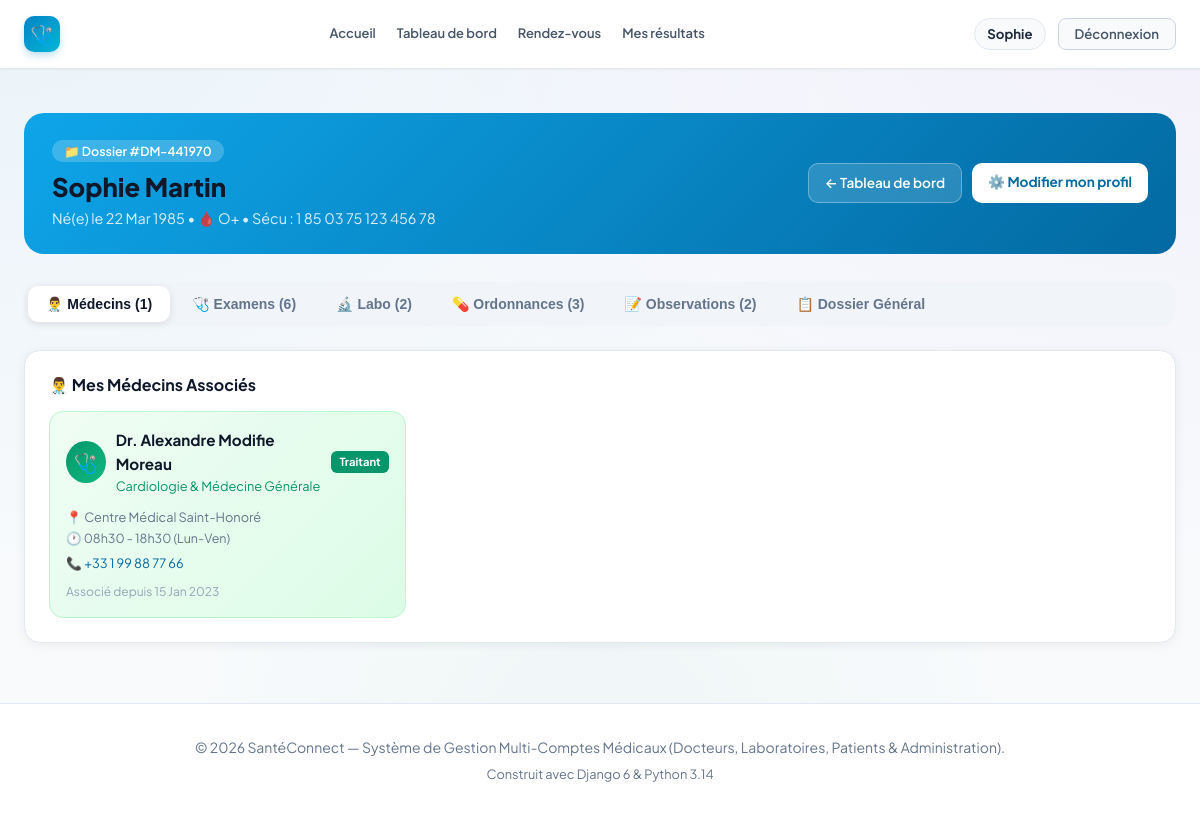
/patient/dossier/ (signed in), run on an earlier commit of the app's database.
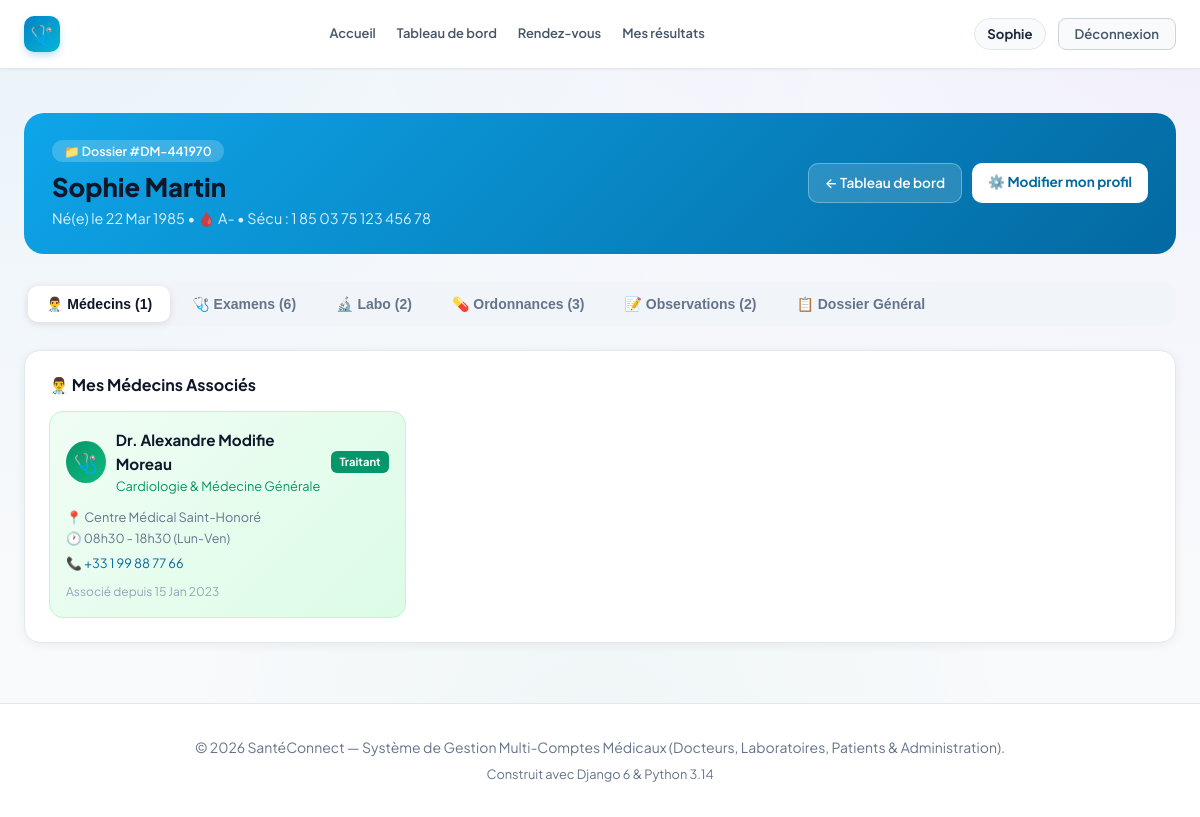
And on a later commit of the database.
### accounts/models.py (models this page shows, shortened)
class PatientProfile(models.Model):
    BLOOD_GROUPS = [
        ('A+', 'A+'), ('A-', 'A-'),
        ('B+', 'B+'), ('B-', 'B-'),
        ('AB+', 'AB+'), ('AB-', 'AB-'),
        ('O+', 'O+'), ('O-', 'O-'),
    ]
    user = models.OneToOneField(
        User,
        on_delete=models.CASCADE,
        related_name='patient_profile',
        verbose_name="Compte utilisateur"
    )
    date_naissance = models.DateField(
        null=True,
        blank=True,
        verbose_name="Date de naissance"
    )
    groupe_sanguin = models.CharField(
        max_length=5,
        choices=BLOOD_GROUPS,
        blank=True,
        default='O+',
        verbose_name="Groupe sanguin"
    )
    numero_securite_sociale = models.CharField(
        max_length=60,
        blank=True,
        null=True,
        verbose_name="N° Sécurité Sociale / Identifiant Patient"
    )
    antecedents = models.TextField(
        blank=True,
        verbose_name="Antécédents médicaux & allergies"
    )
    personne_contact = models.CharField(
        max_length=150,
        blank=True,
        verbose_name="Contact en cas d'urgence (Nom & Tél)"
    )
    class Meta:
        verbose_name = "Profil Patient"
        verbose_name_plural = "Profils Patients"

### accounts/views.py (the view)
# urls.py: path('patient/dossier/', views.patient_dossier, name='patient_dossier'),
@login_required
def patient_dossier(request):
    if not request.user.is_patient:
        return redirect('dashboard')
    profile, _ = PatientProfile.objects.get_or_create(user=request.user)
    dossier = get_or_create_dossier(request.user)
    examens = ExamenMedical.objects.filter(dossier=dossier).select_related('medecin').prefetch_related('etapes_preparation').order_by('-date_creation', '-id')
    resultats = ResultatLaboratoire.objects.filter(
        dossier=dossier, statut__in=['DISPONIBLE', 'TRANSMIS'],
    ).order_by('-date_prescription')
    prescriptions = Prescription.objects.filter(dossier=dossier).order_by('-date_prescription')
    observations = ObservationMedicale.objects.filter(dossier=dossier, confidentiel=False).order_by('-date_observation')
    medecins = AssociationMedecinPatient.objects.filter(patient=request.user).select_related('medecin', 'medecin__doctor_profile')
    return render(request, 'accounts/patient_dossier.html', {
        'profile': profile,
        'dossier': dossier,
        'examens': examens,
        'resultats': resultats,
        'prescriptions': prescriptions,
        'observations': observations,
        'medecins': medecins,
    })

### accounts/models.py (called while the page is built)
    @property
    def is_doctor(self):
        return self.role == self.Role.DOCTEUR

    @property
    def is_laboratory(self):
        return self.role == self.Role.LABORATOIRE

    @property
    def is_patient(self):
        return self.role == self.Role.PATIENT

    @property
    def is_admin_user(self):
        return self.role == self.Role.ADMIN or self.is_superuser

    @property
    def progression_etapes(self):
        etapes = self.etapes_preparation.all()
        total = etapes.count()
        validees = sum(1 for e in etapes if e.est_validee)
        return validees, total

### accounts/views.py (called while the page is built)
def get_or_create_dossier(patient_user):
    if not patient_user or getattr(patient_user, 'role', None) != User.Role.PATIENT:
        return None
    dossier, _ = DossierMedical.objects.get_or_create(patient=patient_user)
    return dossier

### templates/accounts/patient_dossier.html (shortened to what the changed rows need)
{% extends 'base.html' %}
{% block content %}
<div class="container">
  <div class="dossier-hero">
    <div style="display:flex;justify-content:space-between;align-items:center;flex-wrap:wrap;gap:12px;">
      <div>
        <span style="background:rgba(255,255,255,.2);padding:3px 12px;border-radius:20px;font-size:.78rem;font-weight:600;">📁 Dossier #{{ dossier.numero_dossier }}</span>
        <h1 style="margin-top:8px;">{{ user.get_full_name|default:user.username }}</h1>
        <p style="opacity:.85;font-size:.9rem;margin-top:4px;">
          {% if profile.date_naissance %}Né(e) le {{ profile.date_naissance|date:"d M Y" }} &bull; {% endif %}
          🩸 {{ profile.groupe_sanguin|default:"N/A" }}
          {% if profile.numero_securite_sociale %} &bull; Sécu : {{ profile.numero_securite_sociale }}{% endif %}
        </p>
      </div>
    </div>
  </div>
</div>
{% endblock %}

What changed in the data, as far as the page shows it:
changed PatientProfile: groupe_sanguin "O+" → "A-"
